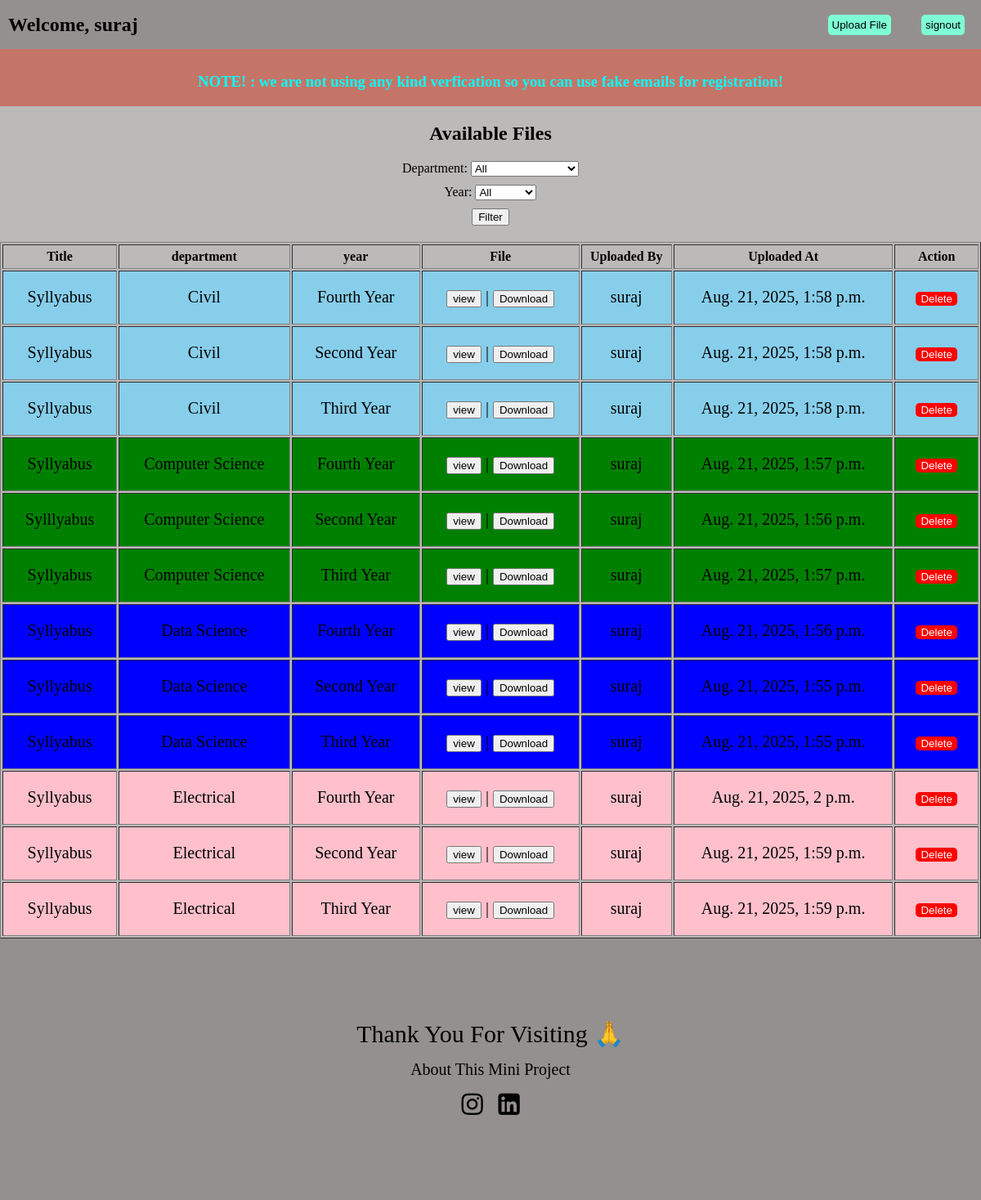
Screenshot of / (signed in) with the database file from the repository.
### study/models.py (models this page shows, shortened)
class UploadedFile(models.Model):
    DEPARTMENTS = [
        ('Computer Science', 'Computer Science'),
        ('Mechanical', 'Mechanical'),
        ('Civil', 'Civil'),
        ('Electrical', 'Electrical'),
        ('Data Science','Data Science')
    ]
    YEARS = [
        ('First Year', 'First Year'),
        ('Second Year', 'Second Year'),
        ('Third Year', 'Third Year'),
        ('Fourth Year', 'Fourth Year'),
    ]
    title = models.CharField(max_length=200)
    department = models.CharField(max_length=25, choices=DEPARTMENTS, default="computer")
    year = models.CharField(max_length=25, choices=YEARS,default=1)
    file = models.FileField(upload_to='protected/')
    uploaded_at = models.DateTimeField(auto_now_add=True)
    uploaded_by = models.ForeignKey(User, on_delete=models.CASCADE)

### study/views.py (the view)
def home_view(request):
    department = request.GET.get('department')
    year = request.GET.get('year')
    notes = UploadedFile.objects.all().order_by("department","year","uploaded_at")
    if department:
        notes = notes.filter(department=department)
    if year:
        notes = notes.filter(year=year)
    context = {
        'files': notes,
        'department': department,
        'year': year
    }
    return render(request, 'home.html', context)

### study/templates/home.html (shortened to what this page needs)
{% extends "master.html" %}
{% block content %}
<div class="container">
  <div class="topnav">
    {% if user.is_authenticated %}
      <h2>Welcome, {{ user.username }}</h2>
    {% else %}
       <h2>Greetings, please login</h2>
    {% endif %}
    <h3 class="upload_files">{% if user.is_superuser %}
      <button><a href="{% url 'upload' %}">Upload File</a></button>
    {% endif %}</h3>
    <h3><button><a href="{% url 'signout' %}">
      {% if user.is_authenticated %}
        signout
      {% else %}
        Login
      {% endif %}
      </a></button></h3>
  </div>
  <div class="note">
    <marquee style="color : aqua;"><h3>NOTE! : we are not using any kind verfication so you can use fake emails for registration!</h3></marquee>
  </div>
  <h2>Available Files</h2>
  <form method="get" class="filter">
    <div>
      <label for="department">Department:</label>
      <select name="department" id="department">
        <option value="">All</option>
      </select>
    </div>
    <div>
      <label for="year">Year:</label>
      <select name="year" id="year">
        <option value="">All</option>
      </select>
    </div>
    <div>
      <button type="submit">Filter</button>
    </div>
</form>
  <div class="table">
    <table border="1" >
      <tr>
        <th>Title</th>
        <th>department</th>
        <th>year</th>
        <th>File</th>
        <th>Uploaded By</th>
        <th>Uploaded At</th>
        {% if file.uploaded_by == user or user.is_superuser %}
          <th>Action</th>
        {% endif %}
      </tr>
      {% for file in files %}
        <tr
        {% if file.department  == "Computer Science" %}
          style="background-color:green;"
        {% elif file.department  == "Civil" %}
          style="background-color:skyblue;"
        {% elif file.department  == "Electrical" %}
          style="background-color:pink;"
        {% elif file.department  == "Data Science" %}
          style="background-color:blue;"
        {% elif file.department  == "Mechanical" %}
          style="background-color:#ffffff;"
        {% else %}
          style="background-color:magenta;"
        {% endif %}
        >
          <td>{{ file.title }}</td>
          <td>{{ file.department }}</td>
          <td>{{ file.year }}</td>
          <td>
              <button><a href="{{ file.file.url }}" target="_blank">view</a></button> |
              <button>
                {% if user.is_authenticated %}
                  <a href="{% url 'download_file' file.id %}">Download</a>
                {% else %}
                  <a href="{% url 'signin' %}">Download</a>
                {% endif %}
              </button>
          </td>
          <td>{{ file.uploaded_by.username }}</td>
          <td>{{ file.uploaded_at }}</td>
          {% if file.uploaded_by == user or user.is_superuser %}
            <td>
              <form method="POST" action="{% url 'delete_file' file.pk %}">
                <button type="submit" class="table_button" onclick="return confirm('Are you sure you want to delete this file?') "
                  style="border-radius:5px;
                         background-color:red;
                         color:white;
                         border:none;">Delete</button>
              </form>
            </td>
          {% endif %}
        </tr>
      {% endfor %}
    </table>
  </div>
</div>
<div class="footer">
  Thank You For Visiting 🙏<br>
  <a href="{% url 'about' %}" style="font-size:20px; margin-top:15px;">About This Mini Project</a>
  <div class="i" style="margin-top:15px;">
    <a href="https://www.instagram.com/suraj.patil_20/" target="_blank"><i class="fa-brands fa-instagram"></i></a>
    <a href="https://www.linkedin.com/in/suraj-patil-082301354" target="_blank"><i class="fa-brands fa-square-linkedin"></i></a>
  </div>
</div>
{% endblock %}

### study/static/study.css (style rules this page uses)
body { background-color: rgba(90, 82, 82, 0.405); margin: 0px; padding: 0px; width: 100%; text-align: center; overflow-x: hidden; }
.topnav { background-color: rgba(90, 82, 82, 0.405); padding: 10px; height: 60px; display: flex; flex-direction: row; align-items: center; width: 100vw; margin: 0; box-sizing: border-box; cursor: pointer; }
.container > .topnav > h3 { position: absolute; right: 0px; padding-right: 20px; }
.container > .topnav > .upload_files { margin-right: 90px; }
.container > .topnav > h3 > button { background-color: aquamarine; border-radius: 5px; padding: 5px; border: none; }
.note { background-color: rgb(197, 117, 103); padding: 10px; height: 50px; }
a { text-decoration: none; color: black; }
.container > .filter { display: flex; flex-direction: column; justify-content: flex-start; }
.container > .filter > div { margin-bottom: 10px; }
.table { white-space: nowrap; overflow-y: hidden; }
table { margin: auto; margin-top: 10px; width: 100vw; }
table td, table th { width: auto; padding: 5px; }
.footer { height: 40vh; font-size: 30px; background-color: rgba(90, 82, 82, 0.405); display: flex; align-items: center; justify-content: center; flex-direction: column; width: 100vw; margin: auto; }
table td { padding: 20px; font-size: 20px; }

### rows the page displays
UploadedFile: title "Syllyabus", department "Civil", year "Fourth Year", uploaded_by.username "suraj", uploaded_at "Aug. 21, 2025, 1:58 p.m.", shows "Delete"
UploadedFile: title "Syllyabus", department "Civil", year "Second Year", uploaded_by.username "suraj", uploaded_at "Aug. 21, 2025, 1:58 p.m.", shows "Delete"
UploadedFile: title "Syllyabus", department "Civil", year "Third Year", uploaded_by.username "suraj", uploaded_at "Aug. 21, 2025, 1:58 p.m.", shows "Delete"
UploadedFile: title "Syllyabus", department "Computer Science", year "Fourth Year", uploaded_by.username "suraj", uploaded_at "Aug. 21, 2025, 1:57 p.m.", shows "Delete"
UploadedFile: title "Sylllyabus", department "Computer Science", year "Second Year", uploaded_by.username "suraj", uploaded_at "Aug. 21, 2025, 1:56 p.m.", shows "Delete"
UploadedFile: title "Syllyabus", department "Computer Science", year "Third Year", uploaded_by.username "suraj", uploaded_at "Aug. 21, 2025, 1:57 p.m.", shows "Delete"
UploadedFile: title "Syllyabus", department "Data Science", year "Fourth Year", uploaded_by.username "suraj", uploaded_at "Aug. 21, 2025, 1:56 p.m.", shows "Delete"
UploadedFile: title "Syllyabus", department "Data Science", year "Second Year", uploaded_by.username "suraj", uploaded_at "Aug. 21, 2025, 1:55 p.m.", shows "Delete"
UploadedFile: title "Syllyabus", department "Data Science", year "Third Year", uploaded_by.username "suraj", uploaded_at "Aug. 21, 2025, 1:55 p.m.", shows "Delete"
UploadedFile: title "Syllyabus", department "Electrical", year "Fourth Year", uploaded_by.username "suraj", uploaded_at "Aug. 21, 2025, 2 p.m.", shows "Delete"
UploadedFile: title "Syllyabus", department "Electrical", year "Second Year", uploaded_by.username "suraj", uploaded_at "Aug. 21, 2025, 1:59 p.m.", shows "Delete"
UploadedFile: title "Syllyabus", department "Electrical", year "Third Year", uploaded_by.username "suraj", uploaded_at "Aug. 21, 2025, 1:59 p.m.", shows "Delete"

### other values shown
{{ user.username }} "suraj"
